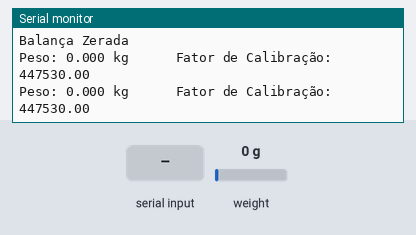
The sketch below on a simulated Arduino Uno, built with avr-gcc and run on an emulated ATmega328P. Shown: the last lines printed to the serial monitor. Inputs (shaded band) come from the test bench; at power-on: weight on the scale 0 g.

Above: at 2.5 s.
2.6 s: weight on the scale set to 100 g
At 3.1 s:
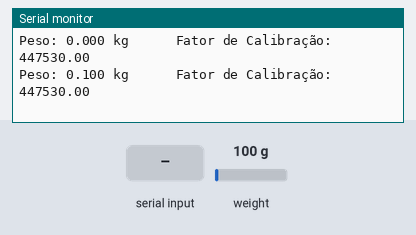
4.1 s: "+" received over Serial
At 4.9 s:
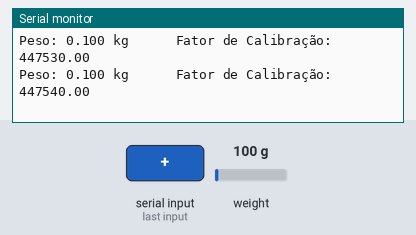
5.6 s: byte 112 ('p') received over Serial
At 7.0 s:
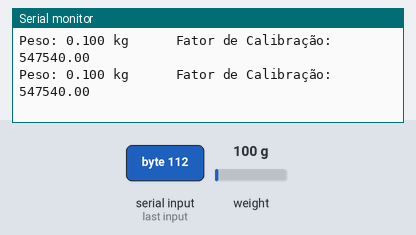
7.1 s: byte 116 ('t') received over Serial
At 8.5 s:
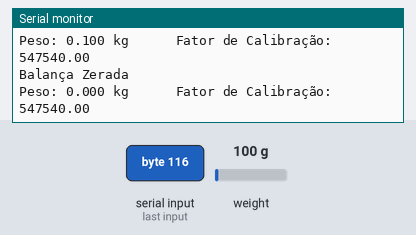
8.6 s: byte 116 ('t') received over Serial
11.8 s: "a" received over Serial
At 12.9 s:
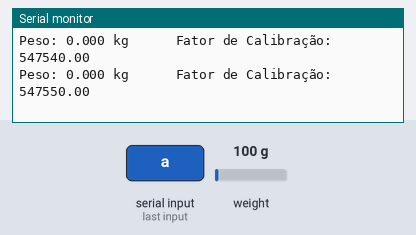
Timing chart, 0 to 14.3 s (numbered marks = the images above; inputs shaded):
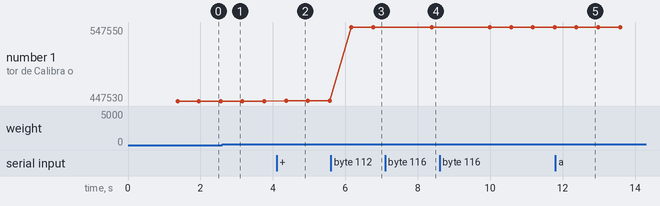

The sketch:

Calibrar_Sensor_Peso.ino
```cpp
/* Programa para Calibração do HX711
 Blog Eletrogate - https://blog.eletrogate.com/balanca-digital-com-arduino-aprenda-a-usar-a-celula-de-carga
 Arduino UNO - IDE 1.8.5 - Modulo HX711 - celulas de Carga 50 Kg
 Gustavo Murta   17/abril/2019
 Biblioteca https://github.com/bogde/HX711
 Baseado em https://www.hackster.io/MOHAN_CHANDALURU/hx711-load-cell-amplifier-interface-with-arduino-fa47f3
*/
#include "HX711.h"                 // Biblioteca HX711
#define DOUT 6                    // HX711 DATA OUT = pino A0 do Arduino
#define CLK 7                     // HX711 SCK IN = pino A1 do Arduino
HX711 balanca;                     // define instancia balança HX711
// 7997710.00
float calibration_factor = 447530.00;  // fator de calibração para teste inicial
void setup() {
  Serial.begin(9600);                               // monitor serial 9600 Bps
  balanca.begin(DOUT, CLK);                         // inicializa a balança
  Serial.println();                                 // salta uma linha
  Serial.println("HX711 - Calibracao da Balança");  // imprime no monitor serial
  Serial.println("Remova o peso da balanca");
  Serial.println("Depois que as leituras começarem, coloque um peso conhecido sobre a Balança");
  Serial.println("Pressione a,s,d,f,p para aumentar Fator de Calibração por 10,100,1000,10000,100000 respectivamente");
  Serial.println("Pressione z,x,c,v,b para diminuir Fator de Calibração por 10,100,1000,10000,100000 respectivamente");
  Serial.println("Após leitura correta do peso, pressione t para TARA(zerar) ");
  balanca.set_scale();  // configura a escala da Balança
  zeraBalanca();        // zera a Balança
}
void zeraBalanca() {
  Serial.println();  // salta uma linha
  balanca.tare();    // zera a Balança
  Serial.println("Balança Zerada ");
}
void loop() {
  balanca.set_scale(calibration_factor);  // ajusta fator de calibração
  Serial.print("Peso: ");                 // imprime no monitor serial
  Serial.print(balanca.get_units(), 3);   // imprime peso da balança com 3 casas decimais
  Serial.print(" kg");
  Serial.print("      Fator de Calibração: ");  // imprime no monitor serial
  Serial.println(calibration_factor);           // imprime fator de calibração
  delay(500);                                   // atraso de 0,5 segundo
  if (Serial.available())                       // reconhece letra para ajuste do fator de calibração
  {
    char temp = Serial.read();
    if (temp == '+' || temp == 'a')  // a = aumenta 10
      calibration_factor += 10;
    else if (temp == '-' || temp == 'z')  // z = diminui 10
      calibration_factor -= 10;
    else if (temp == 's')  // s = aumenta 100
      calibration_factor += 100;
    else if (temp == 'x')  // x = diminui 100
      calibration_factor -= 100;
    else if (temp == 'd')  // d = aumenta 1000
      calibration_factor += 1000;
    else if (temp == 'c')  // c = diminui 1000
      calibration_factor -= 1000;
    else if (temp == 'f')  // f = aumenta 10000
      calibration_factor += 10000;
    else if (temp == 'v')  // v = dimuni 10000
      calibration_factor -= 10000;
    else if (temp == 'p')  // v = aumenta 100000
      calibration_factor += 100000;
    else if (temp == 'b')  // v = dimuni 100000
      calibration_factor -= 100000;
    else if (temp == 't') zeraBalanca();  // t = zera a Balança
  }
}
```

Measured:
- after the input at 4.1 s, the serial monitor: prints a new line after 0.26 s (image 2)
- after the input at 5.6 s, the serial monitor: prints a new line after 0.57 s (image 3)
- after the input at 7.1 s, the serial monitor: prints a new line after 1.3 s (image 4)
- after the input at 11.8 s, the serial monitor: prints a new line after 0.58 s (image 5)
- plotted number 1: 447530 → 447540 after the input at 4.1 s, 447540 → 547540 after the input at 5.6 s, 547540 → 547550 after the input at 11.8 s
